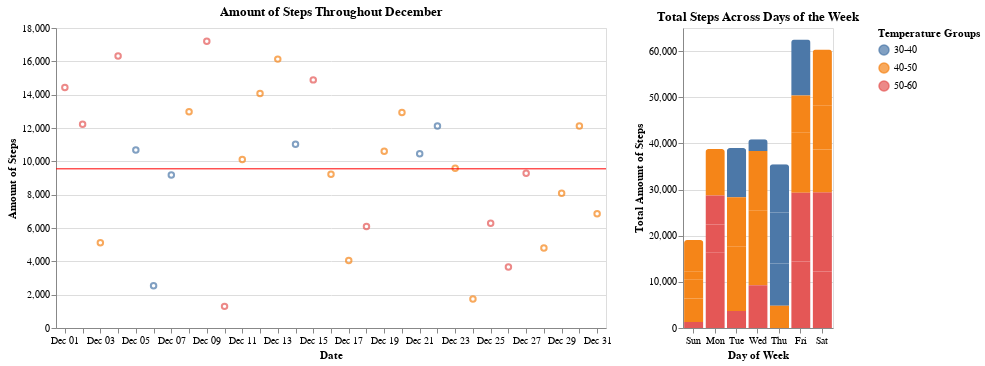

Notebook code for this chart:
### Code cell
# creating brush to link our 2 charts together
brush = alt.selection_interval()

# creating a dropdown in order to filter based on the weather type
weather_types = list(data['Weather'].unique())
dropdown_weather = alt.binding_select(options=[None] + weather_types, name='Weather', labels = ['All'] + weather_types)
selection_weather = alt.selection_single(fields=["Weather"], bind=dropdown_weather)


# Creating our scatterplot which displays the amount of steps across the month. Color 
# represents the different temperature groups and our tooltip displays additional information about the day.
dot_dates = alt.Chart(data).mark_point().encode(
    x=alt.X('Date', sort=None, timeUnit='monthdate', title='Date'),
    y=alt.Y('Amount of Steps', title='Amount of Steps'),
    color=alt.condition(brush, "Temperature Groups", alt.value("lightgray")),
    tooltip=[alt.Tooltip('Amount of Steps', title="Amount of Steps"), 
             alt.Tooltip('Date', timeUnit='monthdate', title='Date (2023)'), 
             alt.Tooltip('Weather', title="Weather Type"), alt.Tooltip('Temperature', 
                                                                       title="Temperature (° Fahrenheit)")],   
).add_selection(brush).add_selection(selection_weather
                                    ).transform_filter(selection_weather
                                                      ).properties(width=550, 
                                                                   title='Amount of Steps Throughout December')

# Creating our bar chart which displays the total amount of steps across the days of the week 
# throughout the month. Again, the color represents the different temperature groups and 
# and the tooltip displays additional information. The brush allows for the user to 
# highlight pieces of this chart using the scatterplot
bar_days = alt.Chart(data).mark_bar(cornerRadiusTopLeft=3,
    cornerRadiusTopRight=3).encode(
    x=alt.X('Date', timeUnit='day', title='Day of Week'),
    y=alt.Y('Amount of Steps', title='Total Amount of Steps'),
    color=alt.condition(brush, "Temperature Groups", alt.value("lightgray")),
     tooltip=[alt.Tooltip('Amount of Steps', title="Amount of Steps"), 
              alt.Tooltip('Date', timeUnit='monthdate', title='Date (2023)'), 
              alt.Tooltip('Weather', title="Weather Type"), alt.Tooltip('Temperature', 
                                                                        title="Temperature (° Fahrenheit)")],
).add_selection(selection_weather).transform_filter(selection_weather
                                                   ).properties(width=150, 
                                                                title='Total Steps Across Days of the Week')

# Adding a mean line for the scatterplot
rule = alt.Chart(data).mark_rule(color='red').encode(
    y='mean(Amount of Steps)'
)
# Displaying the visualization
viz = ((dot_dates + rule) | bar_days)
viz

### Figure 1 — Vega-Lite specification as saved in the notebook (floating-point values rounded to 4 significant figures)
{"config": {"view": {"continuousWidth": 300, "continuousHeight": 300}}, "hconcat": [{"layer": [{"mark": {"type": "point"}, "encoding": {"color": {"condition": {"param": "param_1", "field": "Temperature Groups"}, "value": "lightgray"}, "tooltip": [{"field": "Amount of Steps", "title": "Amount of Steps", "type": "quantitative"}, {"field": "Date", "timeUnit": "monthdate", "title": "Date (2023)", "type": "nominal"}, {"field": "Weather", "title": "Weather Type", "type": "nominal"}, {"field": "Temperature", "title": "Temperature (° Fahrenheit)", "type": "quantitative"}], "x": {"field": "Date", "sort": null, "timeUnit": "monthdate", "title": "Date", "type": "nominal"}, "y": {"field": "Amount of Steps", "title": "Amount of Steps", "type": "quantitative"}}, "name": "view_1", "title": "Amount of Steps Throughout December", "transform": [{"filter": {"param": "param_2"}}]}, {"mark": {"type": "rule", "color": "red"}, "encoding": {"y": {"aggregate": "mean", "field": "Amount of Steps", "type": "quantitative"}}}], "width": 550}, {"mark": {"type": "bar", "cornerRadiusTopLeft": 3, "cornerRadiusTopRight": 3}, "encoding": {"color": {"condition": {"param": "param_1", "field": "Temperature Groups"}, "value": "lightgray"}, "tooltip": [{"field": "Amount of Steps", "title": "Amount of Steps", "type": "quantitative"}, {"field": "Date", "timeUnit": "monthdate", "title": "Date (2023)", "type": "nominal"}, {"field": "Weather", "title": "Weather Type", "type": "nominal"}, {"field": "Temperature", "title": "Temperature (° Fahrenheit)", "type": "quantitative"}], "x": {"field": "Date", "timeUnit": "day", "title": "Day of Week", "type": "nominal"}, "y": {"field": "Amount of Steps", "title": "Total Amount of Steps", "type": "quantitative"}}, "name": "view_2", "title": "Total Steps Across Days of the Week", "transform": [{"filter": {"param": "param_2"}}], "width": 150}], "data": {"name": "data-8620eb9a81a80083f0293537b1dc83b7"}, "params": [{"name": "param_1", "select": {"type": "interval"}, "views": ["view_1"]}, {"name": "param_2", "select": {"type": "point", "fields": ["Weather"]}, "bind": {"input": "select", "options": [null, "Cloudy", "Rain", "Sunny"], "labels": ["All", "Cloudy", "Rain", "Sunny"], "name": "Weather"}, "views": ["view_1", "view_2"]}], "$schema": "https://vega.github.io/schema/vega-lite/v5.8.0.json", "datasets": {"data-8620eb9a81a80083f0293537b1dc83b7": [{"Date": "12/1/2023", "Amount of Steps": 14430, "Temperature": 54, "Weather": "Cloudy", "Temperature Groups": "50-60"}, {"Date": "12/2/2023", "Amount of Steps": 12227, "Temperature": 55, "Weather": "Cloudy", "Temperature Groups": "50-60"}, {"Date": "12/3/2023", "Amount of Steps": 5120, "Temperature": 45, "Weather": "Rain", "Temperature Groups": "40-50"}, {"Date": "12/4/2023", "Amount of Steps": 16314, "Temperature": 52, "Weather": "Cloudy", "Temperature Groups": "50-60"}, {"Date": "12/5/2023", "Amount of Steps": 10674, "Temperature": 37, "Weather": "Cloudy", "Temperature Groups": "30-40"}, {"Date": "12/6/2023", "Amount of Steps": 2537, "Temperature": 36, "Weather": "Cloudy", "Temperature Groups": "30-40"}, {"Date": "12/7/2023", "Amount of Steps": 9184, "Temperature": 34, "Weather": "Cloudy", "Temperature Groups": "30-40"}, {"Date": "12/8/2023", "Amount of Steps": 12972, "Temperature": 41, "Weather": "Cloudy", "Temperature Groups": "40-50"}, {"Date": "12/9/2023", "Amount of Steps": 17204, "Temperature": 50, "Weather": "Cloudy", "Temperature Groups": "50-60"}, {"Date": "12/10/2023", "Amount of Steps": 1298, "Temperature": 59, "Weather": "Cloudy", "Temperature Groups": "50-60"}, {"Date": "12/11/2023", "Amount of Steps": 10108, "Temperature": 48, "Weather": "Cloudy", "Temperature Groups": "40-50"}, {"Date": "12/12/2023", "Amount of Steps": 14064, "Temperature": 45, "Weather": "Sunny", "Temperature Groups": "40-50"}, {"Date": "12/13/2023", "Amount of Steps": 16133, "Temperature": 45, "Weather": "Sunny", "Temperature Groups": "40-50"}, {"Date": "12/14/2023", "Amount of Steps": 11025, "Temperature": 36, "Weather": "Sunny", "Temperature Groups": "30-40"}, {"Date": "12/15/2023", "Amount of Steps": 14887, "Temperature": 54, "Weather": "Sunny", "Temperature Groups": "50-60"}, {"Date": "12/16/2023", "Amount of Steps": 9224, "Temperature": 48, "Weather": "Sunny", "Temperature Groups": "40-50"}, {"Date": "12/17/2023", "Amount of Steps": 4048, "Temperature": 48, "Weather": "Cloudy", "Temperature Groups": "40-50"}, {"Date": "12/18/2023", "Amount of Steps": 6094, "Temperature": 59, "Weather": "Rain", "Temperature Groups": "50-60"}, {"Date": "12/19/2023", "Amount of Steps": 10604, "Temperature": 48, "Weather": "Sunny", "Temperature Groups": "40-50"}, {"Date": "12/20/2023", "Amount of Steps": 12927, "Temperature": 43, "Weather": "Sunny", "Temperature Groups": "40-50"}, {"Date": "12/21/2023", "Amount of Steps": 10455, "Temperature": 36, "Weather": "Sunny", "Temperature Groups": "30-40"}, {"Date": "12/22/2023", "Amount of Steps": 12114, "Temperature": 34, "Weather": "Sunny", "Temperature Groups": "30-40"}, {"Date": "12/23/2023", "Amount of Steps": 9587, "Temperature": 41, "Weather": "Cloudy", "Temperature Groups": "40-50"}, {"Date": "12/24/2023", "Amount of Steps": 1734, "Temperature": 47, "Weather": "Cloudy", "Temperature Groups": "40-50"}, {"Date": "12/25/2023", "Amount of Steps": 6289, "Temperature": 50, "Weather": "Sunny", "Temperature Groups": "50-60"}, {"Date": "12/26/2023", "Amount of Steps": 3657, "Temperature": 50, "Weather": "Cloudy", "Temperature Groups": "50-60"}, {"Date": "12/27/2023", "Amount of Steps": 9280, "Temperature": 50, "Weather": "Rain", "Temperature Groups": "50-60"}, {"Date": "12/28/2023", "Amount of Steps": 4802, "Temperature": 46, "Weather": "Rain", "Temperature Groups": "40-50"}, {"Date": "12/29/2023", "Amount of Steps": 8082, "Temperature": 45, "Weather": "Rain", "Temperature Groups": "40-50"}, {"Date": "12/30/2023", "Amount of Steps": 12117, "Temperature": 45, "Weather": "Rain", "Temperature Groups": "40-50"}, {"Date": "12/31/2023", "Amount of Steps": 6859, "Temperature": 41, "Weather": "Sunny", "Temperature Groups": "40-50"}]}}
